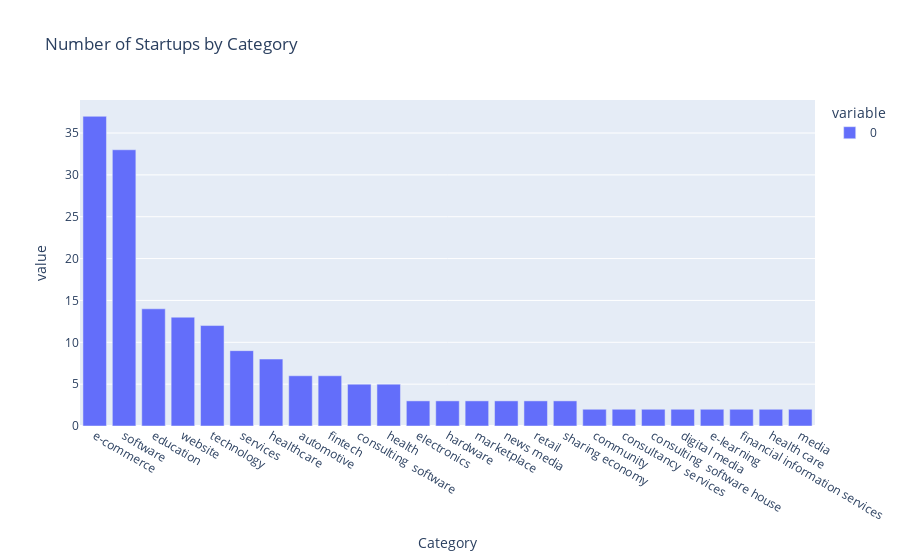

The notebook cell saved with this chart:
### Code cell
import plotly as py
import plotly.express as px
Startups.Category = Startups.Category.str.lower().str.strip()
cat_wise = Startups.groupby(Startups.Category).size().nlargest(25)
px.bar(cat_wise,orientation="v",title="Number of Startups by Category")

### Figure 1 — Plotly figure (JSON) as saved in the notebook; plotly's stock layout.template omitted (floating-point values rounded to 4 significant figures)
{"data": [{"alignmentgroup": "True", "hovertemplate": "variable=0<br>Category=%{x}<br>value=%{y}<extra></extra>", "legendgroup": "0", "marker": {"color": "#636efa", "pattern": {"shape": ""}}, "name": "0", "offsetgroup": "0", "orientation": "v", "showlegend": true, "textposition": "auto", "type": "bar", "x": ["e-commerce", "software", "education", "website", "technology", "services", "healthcare", "automotive", "fintech", "consulting  software", "health", "electronics", "hardware", "marketplace", "news media", "retail", "sharing economy", "community", "consultancy  services", "consulting  software house", "digital media", "e-learning", "financial information services", "health care", "media"], "xaxis": "x", "y": [37, 33, 14, 13, 12, 9, 8, 6, 6, 5, 5, 3, 3, 3, 3, 3, 3, 2, 2, 2, 2, 2, 2, 2, 2], "yaxis": "y"}], "layout": {"barmode": "relative", "legend": {"title": {"text": "variable"}, "tracegroupgap": 0}, "title": {"text": "Number of Startups by Category"}, "xaxis": {"anchor": "y", "domain": [0, 1], "title": {"text": "Category"}}, "yaxis": {"anchor": "x", "domain": [0, 1], "title": {"text": "value"}}}}
